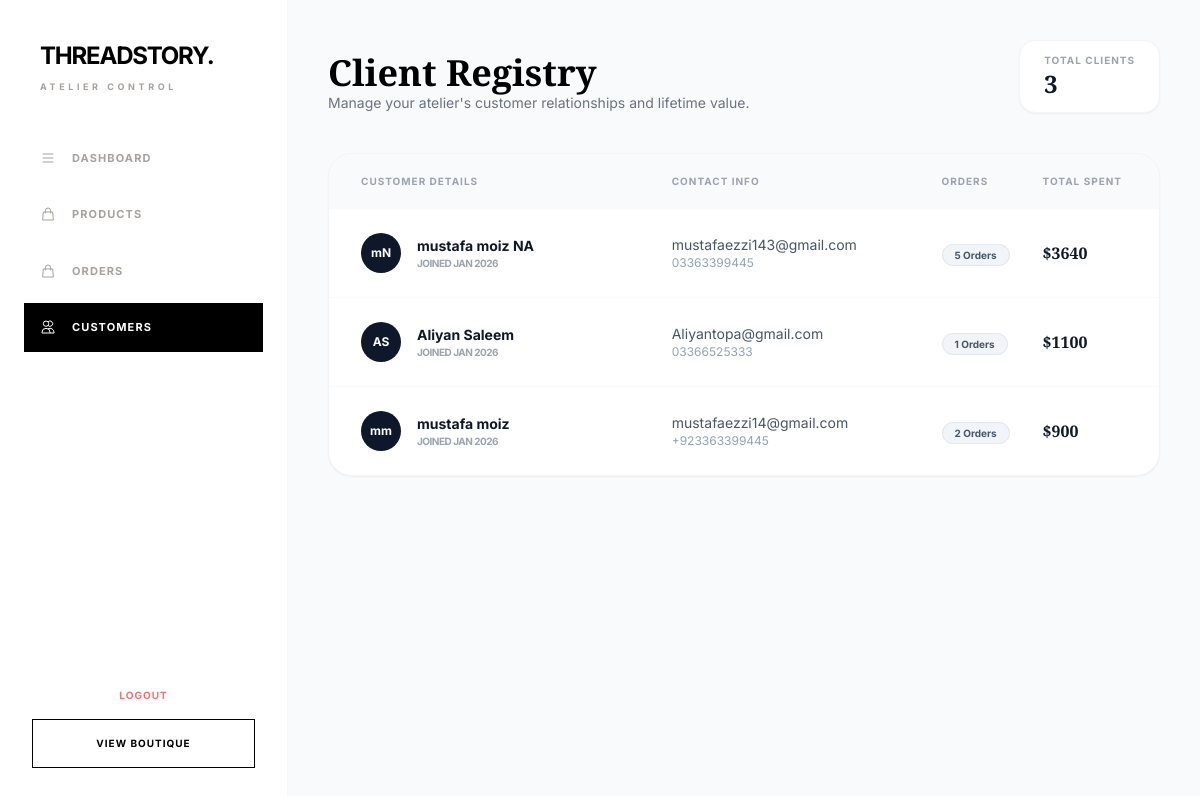
/admin-panel/customers/, run on the app's committed database.
### user_register/models.py (models this page shows, shortened)
class Customer(models.Model):
    DELIVERY_CHOICES = [
        ('home', 'Home Delivery'),
        ('pickup', 'Store Pickup'),
    ]
    first_name = models.CharField(max_length=100)
    last_name = models.CharField(max_length=100, default='NA')
    email = models.EmailField(unique=True)
    phone_regex = RegexValidator(
        regex=r'^03\d{9}$',
        message='Enter valid Pakistani number (03XXXXXXXXX)'
    )
    phone_number = models.CharField(
        max_length=11,
        unique=True,
        validators=[phone_regex]
    )
    delivery_type = models.CharField(
        max_length=10,
        choices=DELIVERY_CHOICES
    )
    address = models.TextField(blank=True)
    created_at = models.DateTimeField(auto_now_add=True)
    updated_at = models.DateTimeField(auto_now=True)
    delivery_type = models.CharField(
        max_length=10,
        choices=DELIVERY_CHOICES,
        default='home'  # <--- add this
)

### cart/views.py (the view)
# urls.py: path("admin-panel/customers/", views.admin_customers, name="admin_customers"),
def admin_customers(request):
    customers = Customer.objects.annotate(
        order_count=Count('order'),
        total_spent=Sum('order__total_amount')
    ).order_by('-total_spent')  # Highest spenders first
    return render(request, "admin_customers.html", {"customers": customers})

### templates/admin_customers.html (shortened to what this page needs)
<!DOCTYPE html>
<html lang="en">
<head>
    {% load static %}
    <script src="https://cdn.tailwindcss.com"></script>
    <link rel="stylesheet" href="https://cdnjs.cloudflare.com/ajax/libs/font-awesome/6.4.0/css/all.min.css">
</head>
<body class="flex">
    <aside class="w-72 h-screen sticky top-0 bg-white border-r border-stone-100 flex flex-col z-50">
        <div class="p-10">
            <h1 class="font-playfair text-2xl font-bold tracking-tighter transition-all">
                THREADSTORY<span class="text-gold">.</span>
            </h1>
            <p class="text-[9px] tracking-[0.4em] text-stone-400 mt-2 uppercase font-bold">Atelier Control</p>
        </div>
        <nav class="flex-1 px-6 space-y-2">
            <a href="{% url 'dashboard_analytics' %}" class="sidebar-link flex items-center gap-4 py-4 px-4 text-[11px] font-bold tracking-widest uppercase text-stone-400 hover:text-dark">
                <svg class="w-4 h-4" fill="none" stroke="currentColor" viewBox="0 0 24 24"><path stroke-width="1.5" d="M4 6h16M4 12h16M4 18h16"></path></svg>
                Dashboard
            </a>
            <a href="{% url 'index' %}" class="sidebar-link flex items-center gap-4 py-4 px-4 text-[11px] font-bold tracking-widest uppercase text-stone-400 hover:text-dark">
                <svg class="w-4 h-4" fill="none" stroke="currentColor" viewBox="0 0 24 24"><path stroke-width="1.5" d="M16 11V7a4 4 0 00-8 0v4M5 9h14l1 12H4L5 9z"></path></svg>
                Products
            </a>
            <a href="{% url 'admin_orders' %}" class="sidebar-link flex items-center gap-4 py-4 px-4 text-[11px] font-bold tracking-widest uppercase text-stone-400 hover:text-dark">
                <svg class="w-4 h-4" fill="none" stroke="currentColor" viewBox="0 0 24 24"><path stroke-width="1.5" d="M16 11V7a4 4 0 00-8 0v4M5 9h14l1 12H4L5 9z"></path></svg>
                Orders
            </a>
            <a href="{% url 'admin_customers' %}" class="sidebar-link active flex items-center gap-4 py-4 px-4 text-[11px] font-bold tracking-widest uppercase">
                <svg class="w-4 h-4" fill="none" stroke="currentColor" viewBox="0 0 24 24"><path stroke-width="1.5" d="M12 4.354a4 4 0 110 5.292M15 21H3v-1a6 6 0 0112 0v1zm0 0h6v-1a6 6 0 00-9-5.197M13 7a4 4 0 11-8 0 4 4 0 018 0z"></path></svg>
                Customers
            </a>
        </nav>
        <div class="p-8 space-y-2">
            <a href="{% url 'admin_logout' %}" class="block text-center py-2 text-[10px] font-bold text-red-400 hover:text-red-600 uppercase tracking-widest">Logout</a>
            <a href="/" class="block text-center py-4 border border-black text-[10px] font-bold tracking-widest uppercase hover:bg-black hover:text-white transition-all">
                View Boutique
            </a>
        </div>
    </aside>
    <main class="flex-1 p-10 overflow-y-auto">
        <header class="flex justify-between items-end mb-10">
            <div>
                <h2 class="font-display text-4xl font-bold">Client Registry</h2>
                <p class="text-gray-500 text-sm">Manage your atelier's customer relationships and lifetime value.</p>
            </div>
            <div class="bg-white px-6 py-3 rounded-2xl border border-gray-100 shadow-sm">
                <p class="text-[10px] text-gray-400 font-bold uppercase tracking-widest">Total Clients</p>
                <p class="text-2xl font-display font-bold text-slate-900">{{ customers.count }}</p>
            </div>
        </header>
        <div class="bg-white rounded-3xl border border-gray-100 shadow-sm overflow-hidden">
            <table class="w-full text-left">
                <thead class="bg-gray-50 text-[10px] uppercase tracking-widest text-gray-400">
                    <tr>
                        <th class="px-8 py-5">Customer Details</th>
                        <th>Contact Info</th>
                        <th>Orders</th>
                        <th>Total Spent</th>
                    </tr>
                </thead>
                <tbody class="divide-y divide-gray-50">
                    {% for customer in customers %}
                    <tr class="hover:bg-gray-50/50 transition group">
                        <td class="px-8 py-6">
                            <div class="flex items-center gap-4">
                                <div class="w-10 h-10 rounded-full bg-slate-900 flex items-center justify-center text-white font-bold text-xs">
                                    {{ customer.first_name|slice:":1" }}{{ customer.last_name|slice:":1" }}
                                </div>
                                <div>
                                    <p class="font-bold text-slate-900 text-sm">{{ customer.first_name }} {{ customer.last_name }}</p>
                                    <p class="text-[10px] text-gray-400 font-bold uppercase tracking-tighter">Joined {{ customer.created_at|date:"M Y" }}</p>
                                </div>
                            </div>
                        </td>
                        <td>
                            <p class="text-sm text-slate-600">{{ customer.email }}</p>
                            <p class="text-xs text-slate-400">{{ customer.phone_number }}</p>
                        </td>
                        <td>
                            <span class="px-3 py-1 bg-slate-100 text-slate-600 text-[10px] font-bold rounded-full border border-slate-200">
                                {{ customer.order_count }} Orders
                            </span>
                        </td>
                        <td>
                            <p class="font-display font-bold text-slate-900 text-base">${{ customer.total_spent|default:"0.00" }}</p>
                        </td>
                    </tr>
                    {% empty %}
                    <tr>
                        <td colspan="5" class="p-20 text-center text-gray-400">No customers found in the registry.</td>
                    </tr>
                    {% endfor %}
                </tbody>
            </table>
        </div>
    </main>
</body>
</html>

### templates/admin_customers.html (style rules this page uses)
body { font-family: 'Inter', sans-serif; background-color: #f9fafb; }
.font-display { font-family: 'Playfair Display', serif; }
.sidebar-link.active { background: #000; color: #fff; }

### data on the page
Customer: first_name "m", last_name "N", first_name "mustafa moiz", last_name "NA", created_at "JAN 2026", email "mustafaezzi143@gmail.com", phone_number "03363399445", order_count "5", total_spent "3640"
Customer: first_name "A", last_name "S", first_name "Aliyan", last_name "Saleem", created_at "JAN 2026", email "Aliyantopa@gmail.com", phone_number "03366525333", order_count "1", total_spent "1100"
Customer: first_name "m", last_name "m", first_name "mustafa", last_name "moiz", created_at "JAN 2026", email "mustafaezzi14@gmail.com", phone_number "+923363399445", order_count "2", total_spent "900"

### other printed values
{{ customers.count }} "3"
